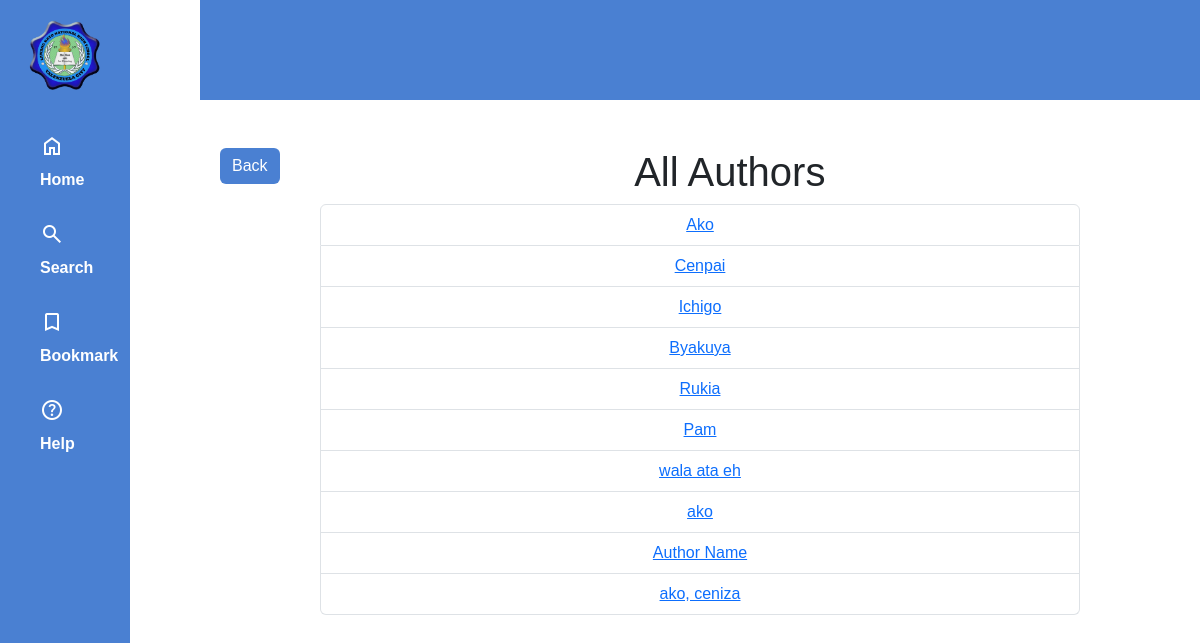
The app's page /student/author_list/, older data.
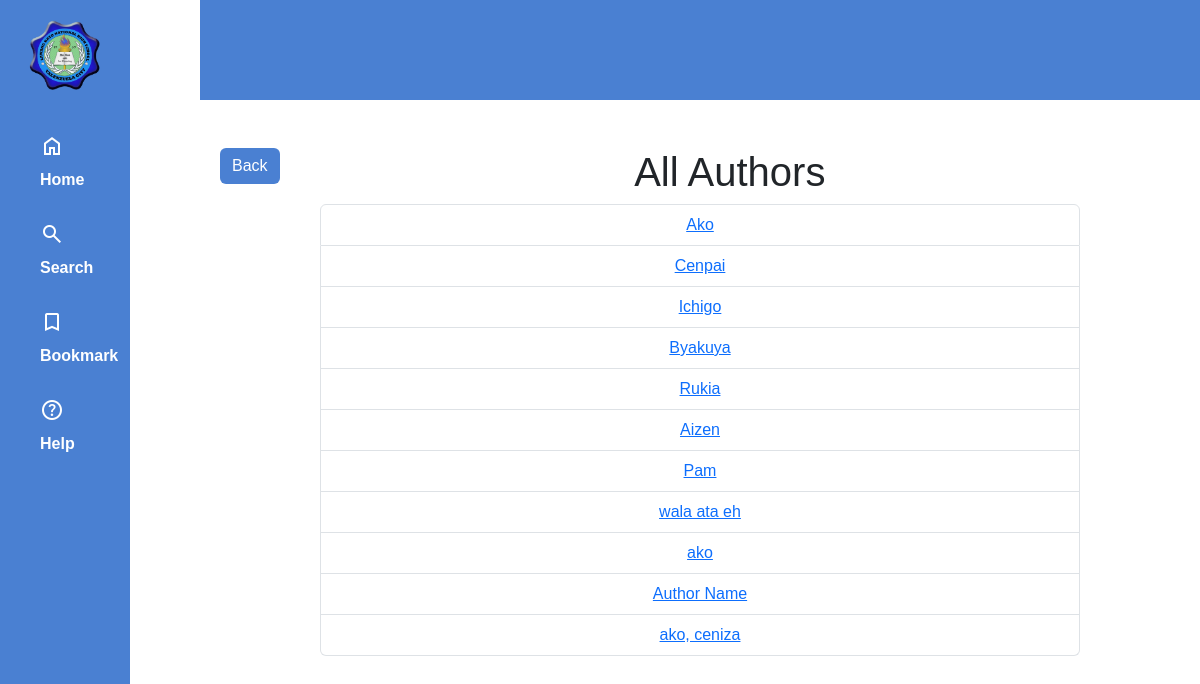
The same page, newer data.
### librarian/models.py (models this page shows, shortened)
class Books(models.Model):
    BookTitle = models.CharField(max_length=100, unique=True)
    Author = models.CharField(max_length=100)
    Description = models.TextField(null=True, blank=True)
    Date = models.DateField()
    Category = models.ManyToManyField(Category)
    SubCategory = models.ManyToManyField(SubCategory)
    SubSection = models.ManyToManyField(SubSection)
    Language = models.CharField(max_length=100, choices=LANGUAGE_CHOICES, default='english')
    BookFile = models.FileField(upload_to="books/files/", default='default_value.pdf')
    BookImage = models.ImageField(upload_to="books/images/", default='default_image.jpg')
    deleted_at = models.DateTimeField(null=True, blank=True)
    available = models.BooleanField(default=True)
    bookmarked_by = models.ManyToManyField(User, related_name='bookmarks', blank=True)
    borrowed = models.ManyToManyField(User, related_name='borrow', blank="True")
    PageViews = models.IntegerField(default=0)
    eBook = models.BooleanField(default=False)
    research_paper = models.BooleanField(default=False)
    hardCopy = models.BooleanField(default=False)
    stock = models.IntegerField(default=0)
    TimesBorrow = models.IntegerField(default=0)

### student/views.py (the view)
# urls.py: path('author_list/', views.author_list, name='author_list'),
def author_list(request):
    authors = Books.objects.values_list('Author', flat=True).distinct()
    return render(request, 'author_list.html', {'authors': authors})

### student/templates/author_list.html (shortened to what this page needs)
{% load static %}
<!DOCTYPE html>
<html lang="en">
<head>
    <link rel="stylesheet" href="https://cdn.jsdelivr.net/npm/bootstrap@5.3.3/dist/css/bootstrap.min.css">
</head>
<body>
    <div class="main-container">
        <header class="header">
        </header>
        <div class="side-bar">
            <aside>
                <div class="logo">
                    <a href="{% url 'view' %}"> <img src="{% static 'playground/school_Logo.png'%}" alt="Logo" height="80px" id="logo"></a>
                </div>
                <ul class="sidebar-nav">
                    <li><span class="material-symbols-outlined navbar-icon" alt="home">home</span><a href="{% url 'view' %}" class="navbar-desc">Home</a></li>
                    <li><span class="material-symbols-outlined navbar-icon" alt="search">search</span><a href="#" class="navbar-desc" id="search">Search</a></li>
                    <li><a href="{% url 'bookmark' %}" class="material-symbols-outlined bookmark navbar-icon" alt="bookmark">bookmark</a><a href="{% url 'bookmark' %}" class="navbar-desc">Bookmark</a></li>
                    <li><span class="material-symbols-outlined navbar-icon" alt="help">help</span><a href="#" class="navbar-desc">Help</a></li>
                </ul>
            </aside>
        </div>
        <div class="content mt-5">
            <div class="author-head ">
                <div class="author-btn ">
                    <a href="{% url 'view' %}" class="btn btn-primary">Back</a>
                </div>
                <div class="author-title">
                    <h1>All Authors</h1>
                </div>
            </div>
            <ul class="list-group">
                {% for author in authors %}
                <li class="list-group-item">
                    <a href="{% url 'author_detail' author_name=author %}" class="author-name d-flex align-items-center">
                        {{ author }}
                    </a>
                </li>
                {% endfor %}
            </ul>
        </div>
    </div>
</body>
</html>

### student/templates/author_list.html (style rules this page uses)
* { margin: 0; padding: 0; box-sizing: border-box; font-family: Arial, Helvetica, sans-serif; }
.main-container { display: grid; grid-template-columns: 200px 1fr; grid-template-rows: 100px 1fr; grid-template-areas: "sidebar header" "sidebar content" ; }
.content { grid-area: content; padding: 0 20px; }
.side-bar { grid-area: sidebar; background-color: rgb(74, 128, 210); position: fixed; width: 10.8%; height: 100%; }
.sidebar-nav { display: flex; justify-content: center; align-items: start; flex-direction: column; list-style: none; margin: none; padding: 19px 0; height: 100%; }
.sidebar-nav li { width: 100%; padding: 10px 40px; color: white; }
.bookmark { color:white; }
.header { background-color: rgb(74, 128, 210); top: 0; z-index: 1; grid-area: header; }
.navbar-text, .navbar-icon { text-decoration: none; transition: color 0.3s; vertical-align: middle; padding: 10px 0; }
.navbar-desc { text-decoration: none; color: white; font-weight: bold; }
.logo { display: flex; justify-content: center; align-items: center; margin-top: 15px; }
.btn-primary { background-color: rgb(74, 128, 210); border: none; transition: background-color 0.3s; }
.author-head { display:flex; }
.author-title { margin-left: auto; margin-right: auto; }
.author-name { display: flex; justify-content: center; }
.list-group { padding: 0 100px; }

Row changes from the older to the newer data that the page shows:
added Books: Author "Aizen"
